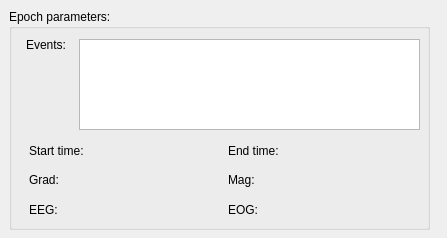
<?xml version="1.0" encoding="UTF-8"?>
<ui version="4.0">
 <class>Form</class>
 <widget class="QWidget" name="Form">
  <property name="geometry">
   <rect>
    <x>0</x>
    <y>0</y>
    <width>447</width>
    <height>238</height>
   </rect>
  </property>
  <property name="windowTitle">
   <string>Form</string>
  </property>
  <widget class="QGroupBox" name="groupBox">
   <property name="geometry">
    <rect>
     <x>9</x>
     <y>9</y>
     <width>421</width>
     <height>221</height>
    </rect>
   </property>
   <property name="title">
    <string>Epoch parameters:</string>
   </property>
   <widget class="QWidget" name="horizontalLayoutWidget">
    <property name="geometry">
     <rect>
      <x>20</x>
      <y>160</y>
      <width>391</width>
      <height>21</height>
     </rect>
    </property>
    <layout class="QHBoxLayout" name="horizontalLayout_2">
     <item>
      <widget class="QLabel" name="labelGradReject_3">
       <property name="text">
        <string>Grad:</string>
       </property>
      </widget>
     </item>
     <item>
      <widget class="QLabel" name="labelMagReject_3">
       <property name="text">
        <string>Mag:</string>
       </property>
      </widget>
     </item>
    </layout>
   </widget>
   <widget class="QLabel" name="labelEvents">
    <property name="geometry">
     <rect>
      <x>17</x>
      <y>25</y>
      <width>61</width>
      <height>21</height>
     </rect>
    </property>
    <property name="text">
     <string>Events:</string>
    </property>
    <property name="scaledContents">
     <bool>true</bool>
    </property>
    <property name="wordWrap">
     <bool>true</bool>
    </property>
   </widget>
   <widget class="QWidget" name="horizontalLayoutWidget_2">
    <property name="geometry">
     <rect>
      <x>20</x>
      <y>190</y>
      <width>391</width>
      <height>21</height>
     </rect>
    </property>
    <layout class="QHBoxLayout" name="horizontalLayout_3">
     <item>
      <widget class="QLabel" name="labelEegReject_3">
       <property name="text">
        <string>EEG:</string>
       </property>
      </widget>
     </item>
     <item>
      <widget class="QLabel" name="labelEogReject_3">
       <property name="text">
        <string>EOG:</string>
       </property>
      </widget>
     </item>
    </layout>
   </widget>
   <widget class="QTextBrowser" name="textBrowserEvents">
    <property name="geometry">
     <rect>
      <x>70</x>
      <y>30</y>
      <width>341</width>
      <height>91</height>
     </rect>
    </property>
   </widget>
   <widget class="QWidget" name="">
    <property name="geometry">
     <rect>
      <x>20</x>
      <y>130</y>
      <width>391</width>
      <height>23</height>
     </rect>
    </property>
    <layout class="QHBoxLayout" name="horizontalLayout">
     <item>
      <widget class="QLabel" name="labelTmin">
       <property name="text">
        <string>Start time:</string>
       </property>
      </widget>
     </item>
     <item>
      <widget class="QLabel" name="labelTmax">
       <property name="text">
        <string>End time:</string>
       </property>
      </widget>
     </item>
    </layout>
   </widget>
   <zorder>horizontalLayoutWidget</zorder>
   <zorder>labelGradReject_3</zorder>
   <zorder>labelMagReject_3</zorder>
   <zorder>labelEegReject_3</zorder>
   <zorder>labelEogReject_3</zorder>
   <zorder>labelEvents</zorder>
   <zorder>horizontalLayoutWidget_2</zorder>
   <zorder>textBrowserEvents</zorder>
  </widget>
  <zorder>groupBox</zorder>
  <zorder>labelGradReject_3</zorder>
  <zorder>labelMagReject_3</zorder>
 </widget>
 <resources/>
 <connections/>
</ui>
